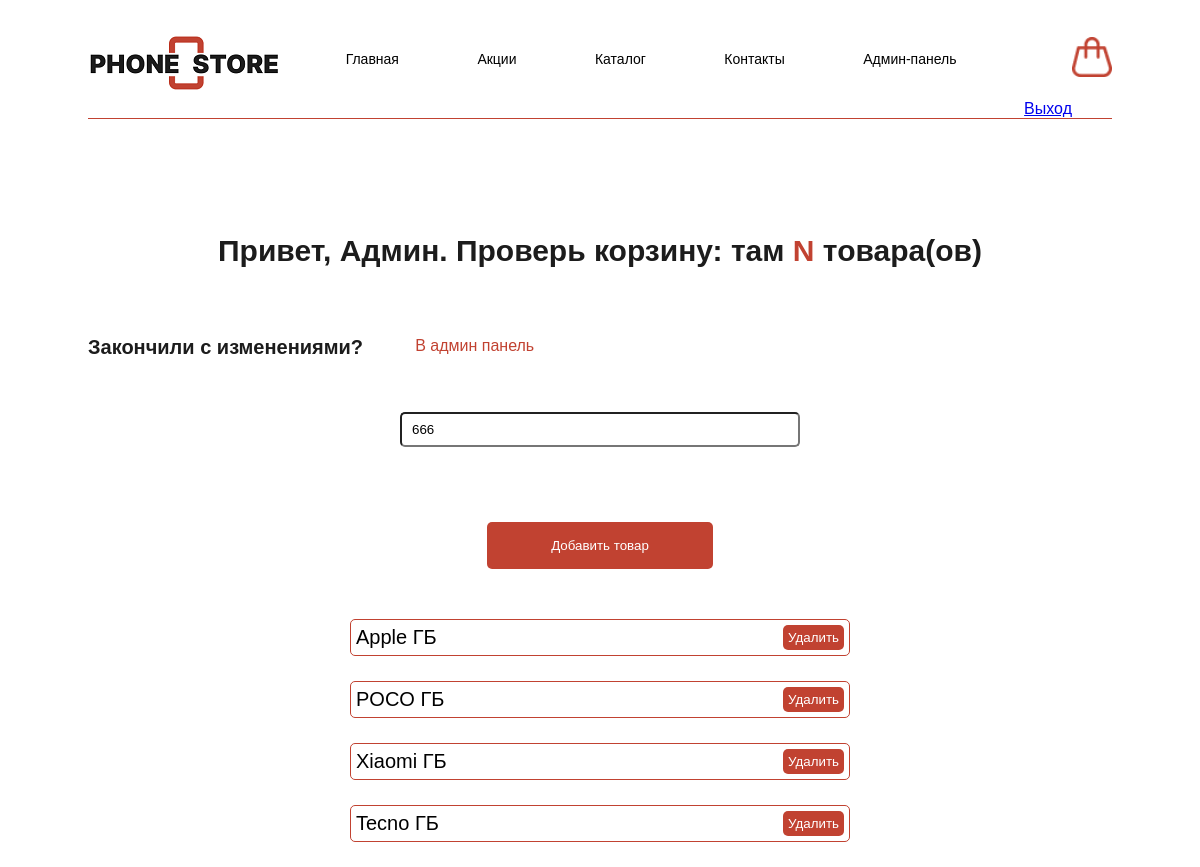
/product/makes.php (signed in), run on the app's committed database.
### tables this page shows
CREATE TABLE `makes` (
  `id` int(11) NOT NULL,
  `model` varchar(255) NOT NULL
);

### product/makes.php (the view, shortened to what this page needs)
<?php
include '../core.php';
$colr = mysqli_query($mysqli, "SELECT * FROM `makes`");
?>
<!DOCTYPE html>
<html lang="en">
<head>
    <link rel="stylesheet" href="style_admin.css">
</head>
<body>
    <?php
    include('../header_products.php')
        ?>
    <main class="main">
        <div class="container">
            <div class="main-admin-block__h">
                <h1>Привет, Админ. Проверь корзину: там <font color="#C14231"> N </font> товара(ов)</h1>
            </div>
            <div class="main-admin-block-a">
                <div class="main-admin-block__p">
                    <p>Закончили с изменениями?</p>
                </div>
                <div class="main-admin-block__exit">
                    <a href="../admin_panel.php" id="exit">В админ панель</a>
                </div>
            </div>
            <form action="makes.php" method="post" style="max-width: 1000px; margin: 0 auto;">
                <div class="main-admin-block-update" id="update_Tovar" style=" margin-top: 50px; display: flex; justify-content: center;">
                    <div class="main-admin-update-inputs" style="margin: 0;">
                        <div class="main-admin-update-inputs-newName">
                            <input type="text" id="nameColor" name="nameColor" placeholder="Количество памяти" value = "666" required>
                        </div>
                        <div class="main-admin-block-right-updateTovar">
                            <button id="addColor" name="addColor">Добавить товар</button>
                        </div>
                    </div>
                </div>
            </form>
<div style="max-width: 500px; margin: 0 auto;">
      <?php
         while($row_color = mysqli_fetch_assoc($colr)) {
            ?>
            <form action="makes.php" method="post">
               <div class="cell" style="display: flex; align-items: center; justify-content: space-between; font-size: 20px; margin-bottom: 25px; border: 1px solid #C14231; padding: 5px; border-radius: 5px;">
               <div style="display: flex; align-items: center; gap: 10px;">
               <?php echo $row_color['model'].' ГБ'; ?>
               </div>
               <button id="delColor" name="delColor" type="submit" style="background-color: #C14231; border-radius: 5px; padding: 5px; color: white;">Удалить</button>
               </div>
            </form>
            <?php
         }
      ?>
</div>
        </div>
    </main>
</body>
</html>

### product/style_admin.css (style rules this page uses)
* { padding: 0; margin: 0; box-sizing: border-box; }
button { border: none; }
body { width: 100%; font-family: 'arial'; }
input { padding: 8px 10px; }
.container { max-width: 1290px; margin: 0 auto; }
.main-admin-block__h { margin-top: 100px; display: flex; justify-content: center; }
.main-admin-block__h h1 { font-style: normal; font-weight: 900; font-size: 30px; line-height: 63px; color: #1C1C1C; }
.main-admin-block-a { display: flex; }
.main-admin-block__p { margin-top: 50px; width: 30%; }
.main-admin-block__p p { font-style: normal; font-weight: 900; font-size: 20px; line-height: 30px; color: #1C1C1C; }
.main-admin-block__a, .main-admin-block__exit { display: flex; margin-top: 55px; align-items: baseline; }
.main-admin-block__exit #exit { background-color: #ffffff; color: #C14231; margin-left: 20px; text-decoration: none; border-radius: 5px; }
.main-admin-block-right-addTovar, .main-admin-block-right-updateTovar { margin: 50px; display: flex; justify-content: center; }
.main-admin-block-right-addTovar button, .main-admin-block-right-updateTovar button { padding: 16px 64px; background-color: #C14231; color: #ffffff; border: none; border-radius: 5px; }
.main-admin-block-update { display: flex; margin-top: 100px; align-items: baseline; }
.main-admin-update-inputs { width: 40%; margin-left: 20px; display: flex; flex-direction: column; }
.main-admin-update-inputs input { width: 100%; border-radius: 5px; margin-bottom: 25px; }
.main { margin-top: 100px; }
@media (max-width:1230px) { .container { max-width: 1024px; } }

### data on the page
makes: model "Apple"
makes: model "POCO"
makes: model "Xiaomi"
makes: model "Tecno"
